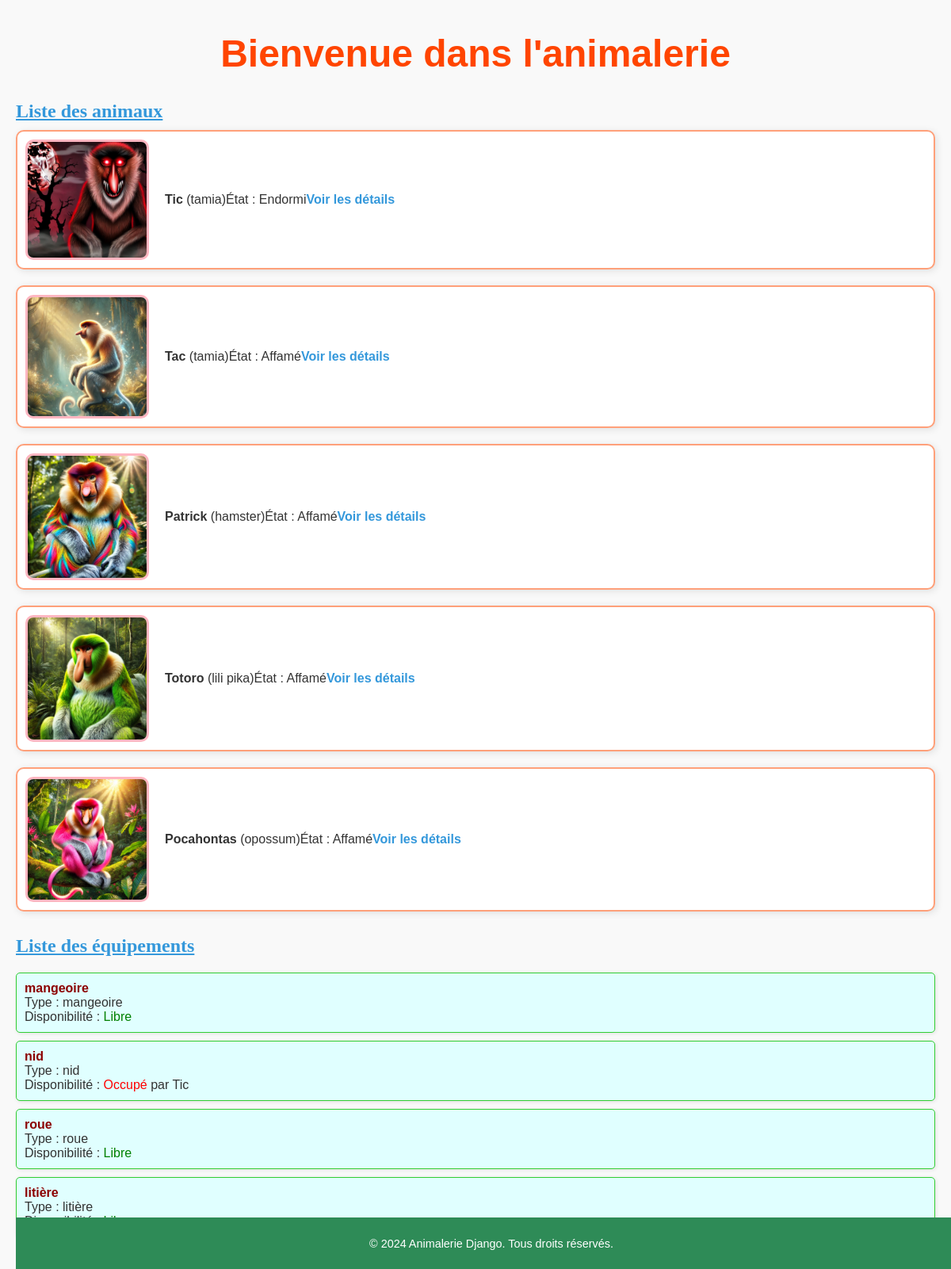
The page / on the database its author committed.
### animalerie/models.py (models this page shows, shortened)
class Animal(models.Model):
    ETATS = [
        ('affamé', 'Affamé'),
        ('repus', 'Repus'),
        ('fatigué', 'Fatigué'),
        ('endormi', 'Endormi'),
    ]
    nom = models.CharField(max_length=100)
    espece = models.CharField(max_length=100)
    etat = models.CharField(max_length=10, choices=ETATS, default='endormi')
    equipement = models.ForeignKey(Equipement, null=True, blank=True, on_delete=models.SET_NULL)
    image = models.ImageField(upload_to='animals/', blank=True, null=True)

class Equipement(models.Model):
    TYPES = [
        ('mangeoire', 'Mangeoire'),
        ('nid', 'Nid'),
        ('roue', 'Roue'),
        ('litière', 'Litière'),
    ]
    nom = models.CharField(max_length=100, unique=True)
    type = models.CharField(max_length=50, choices=TYPES)
    disponible = models.BooleanField(default=True)

### animalerie/views.py (the view)
# urls.py: path('', views.home, name='home'),
def home(request):
    animals = Animal.objects.all()
    equipments = Equipement.objects.all()
    for equipement in equipments:
        equipement.occupant = Animal.objects.filter(equipement=equipement).first()  # Récupérer le premier animal occupant
    return render(request, 'animalerie/home.html', {'animals': animals, 'equipments': equipments})

### animalerie/templates/animalerie/home.html (shortened to what this page needs)
{% extends 'animalerie/base.html' %}
{% block content %}
<h2 class="section-title">Liste des animaux</h2>
<ul class="animal-list">
    {% for animal in animals %}
        <li class="animal-item">
            <img src="{{ animal.image.url }}" alt="{{ animal.nom }}" class="animal-thumbnail">
            <p><strong>{{ animal.nom }}</strong> ({{ animal.espece }})</p>
            <p>État : {{ animal.get_etat_display }}</p>
            <a href="{% url 'animal_detail' animal.id %}" class="action-link">Voir les détails</a>
        </li>
    {% endfor %}
</ul>
<h2 class="section-title">Liste des équipements</h2>
<ul class="equipment-list">
    {% for equipment in equipments %}
        <li class="equipment-item">
            <strong>{{ equipment.nom }}</strong> <br>
            Type : {{ equipment.type }} <br>
            Disponibilité :
            {% if equipment.disponible %}
                <span style="color: green;">Libre</span>
            {% else %}
                <span style="color: red;">Occupé</span>
                {% if equipment.occupant %}
                    par {{ equipment.occupant.nom }}
                {% endif %}
            {% endif %}
        </li>
    {% endfor %}
</ul>
{% endblock %}

### animalerie/templates/animalerie/base.html (shortened to what this page needs)
<!DOCTYPE html>
<html lang="en">
<head>
    {% load static %}
    <link rel="stylesheet" href="{% static 'css/style.css' %}">
</head>
<body>
    <header>
        <h1>Bienvenue dans l'animalerie</h1>
    </header>
    <main>
        {% block content %}
        {% endblock %}
    </main>
    <footer>
        <p>© 2024 Animalerie Django. Tous droits réservés.</p>
    </footer>
</body>
</html>

### animalerie/static/css/style.css (style rules this page uses)
body { font-family: 'Verdana', sans-serif; background-color: #f0f8ff; color: #333; margin: 0; padding: 0; }
h1 { color: #ff4500; text-align: center; font-size: 3rem; margin-top: 20px; }
h2 { color: #2e8b57; font-size: 2rem; margin-top: 20px; text-decoration: underline; }
.animal-list { list-style: none; padding: 0; margin: 0; }
.animal-item { display: flex; align-items: center; margin-bottom: 20px; padding: 10px; border: 2px solid #ffa07a; border-radius: 10px; background-color: #ffffff; box-shadow: 2px 2px 10px rgba(0, 0, 0, 0.1); }
.animal-item img { max-width: 150px; border-radius: 10px; margin-right: 20px; border: 3px solid #ffb6c1; }
.equipment-list { list-style: none; padding: 0; margin: 20px 0; }
.equipment-item { padding: 10px; margin: 10px 0; border: 1px solid #32cd32; border-radius: 5px; background-color: #e0ffff; box-shadow: 1px 1px 5px rgba(0, 0, 0, 0.1); }
.equipment-item strong { color: #8b0000; }
a { color: #1e90ff; font-weight: bold; text-decoration: none; }
footer { background-color: #2e8b57; color: white; text-align: center; padding: 10px 0; position: fixed; bottom: 0; width: 100%; font-size: 0.9rem; }
body { font-family: 'Arial', sans-serif; background-color: #f9f9f9; color: #333; margin: 0; padding: 20px; }
.section-title { font-family: 'Georgia', serif; font-size: 24px; color: #3498db; margin-top: 30px; margin-bottom: 10px; }
.action-link { text-decoration: none; color: #3498db; font-weight: bold; font-size: 16px; }

### rows shown on the page
Animal: image (picture), nom "Tic", espece "tamia", etat "Endormi"
Animal: image (picture), nom "Tac", espece "tamia", etat "Affamé"
Animal: image (picture), nom "Patrick", espece "hamster", etat "Affamé"
Animal: image (picture), nom "Totoro", espece "lili pika", etat "Affamé"
Animal: image (picture), nom "Pocahontas", espece "opossum", etat "Affamé"
Equipement: nom "mangeoire", type "mangeoire", disponible "Libre"
Equipement: nom "nid", type "nid", occupant.nom "Tic"
Equipement: nom "roue", type "roue", disponible "Libre"
Equipement: nom "litière", type "litière"
